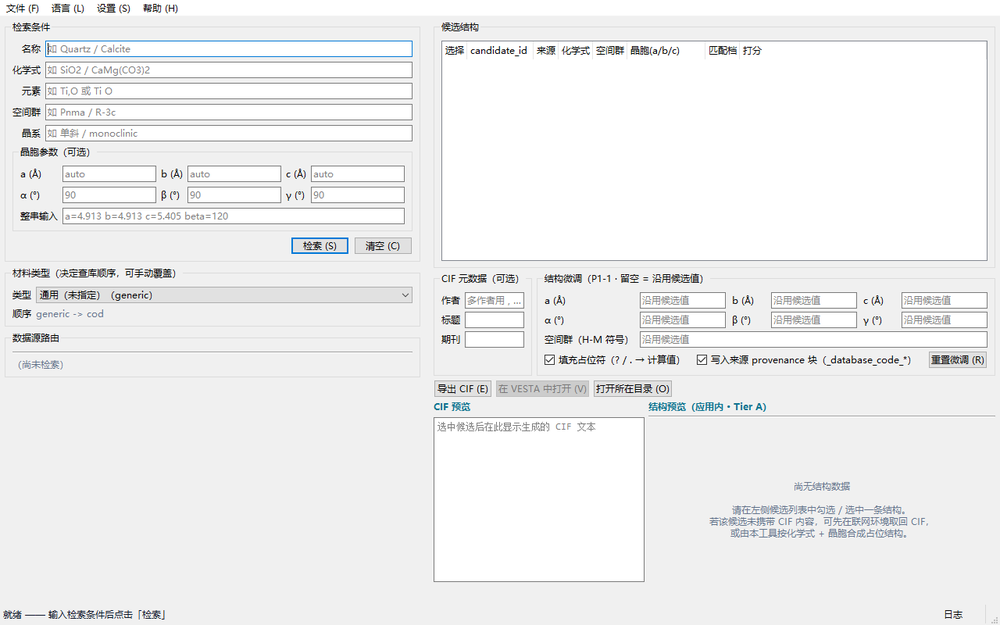
#> input picture tools/shots/cifcalc/01_main_empty.png, 1000 x 625 px, shrunk from 1280 x 800 before the run
$ python -i manual_lib.py   (imports and definitions only)
#> lines starting #> are read from the running program, lines starting #| are printed output that depends on the picture
# -*- coding: utf-8 -*-
"""PolyXRD 家族手册生成共享库（reportlab，A4，微软雅黑）。

每个手册脚本定义 CONTENT = {title, subtitle, version, date, footer, chapters}
并调用 build(CONTENT, OUT_PDF, IMG_DIR, LOGO_PNG)。

章节结构（list）::
    ("h1", "第 1 章　xxx")
    ("h2", "1.1 xxx")
    ("h3", "xxx")
    ("p", "正文……支持 <b> <i> <code> <sub> <br/>")
    ("table", [[表头...], [行...], ...], [列宽比例...])   # 列宽比例可选
    ("tip", "提示框")
    ("warn", "注意框")
    ("shot", "文件名.png", "图 X-Y　说明")
    ("pagebreak",)
    ("toc", ["第 1 章　xxx", ...])
    ("contact",)   # 末尾联系与许可块（自动生成）
"""
import os
import tempfile
from pathlib import Path

from PIL import Image as PILImage
from PIL import ImageChops

from reportlab.lib import colors
from reportlab.lib.pagesizes import A4
from reportlab.lib.units import cm
from reportlab.lib.styles import ParagraphStyle
from reportlab.lib.enums import TA_CENTER, TA_LEFT
from reportlab.platypus import (
    BaseDocTemplate, PageTemplate, Frame, Paragraph, Spacer,
    Image, Table, TableStyle, PageBreak,
)
from reportlab.pdfbase import pdfmetrics
from reportlab.pdfbase.ttfonts import TTFont

# [3 lines not run here, left out]

# [1 line that did not run here, left out]


def _styles():
    base = ParagraphStyle(
        "base", fontName="YaHei", fontSize=10.5, leading=16,
        textColor=colors.HexColor("#222222"), alignment=TA_LEFT, spaceAfter=6,
    )
    return {
        "title": ParagraphStyle("title", parent=base, fontName="YaHeiBold", fontSize=26,
                                leading=34, alignment=TA_CENTER, spaceAfter=14,
                                textColor=_ACCENT),
        "subtitle": ParagraphStyle("subtitle", parent=base, fontSize=13, leading=20,
                                   alignment=TA_CENTER, textColor=colors.HexColor("#555555"),
                                   spaceAfter=24),
        "h1": ParagraphStyle("h1", parent=base, fontName="YaHeiBold", fontSize=18,
                             leading=26, textColor=_ACCENT, spaceBefore=22, spaceAfter=10),
        "h2": ParagraphStyle("h2", parent=base, fontName="YaHeiBold", fontSize=14,
                             leading=22, textColor=colors.HexColor("#2a6db5"),
                             spaceBefore=16, spaceAfter=8),
        "h3": ParagraphStyle("h3", parent=base, fontName="YaHeiBold", fontSize=11.5,
                             leading=18, textColor=colors.HexColor("#333333"),
                             spaceBefore=12, spaceAfter=6),
        "body": ParagraphStyle("body", parent=base, alignment=TA_LEFT, spaceAfter=6),
        "caption": ParagraphStyle("caption", parent=base, fontSize=9, leading=13,
                                  textColor=colors.HexColor("#666666"),
                                  alignment=TA_CENTER, spaceAfter=14),
        "tip": ParagraphStyle("tip", parent=base, fontSize=9.5, leading=14,
                              textColor=colors.HexColor("#1a4f8b"),
                              leftIndent=8, rightIndent=8, spaceBefore=6, spaceAfter=8),
        "warn": ParagraphStyle("warn", parent=base, fontSize=9.5, leading=14,
                               textColor=colors.HexColor("#a04000"),
                               leftIndent=8, rightIndent=8, spaceBefore=6, spaceAfter=8),
        "toc": ParagraphStyle("toc", parent=base, fontSize=11, leading=19,
                              leftIndent=12, spaceAfter=2),
        "toc1": ParagraphStyle("toc1", parent=base, fontName="YaHeiBold", fontSize=12,
                               leading=21, spaceAfter=2),
        "cellh": ParagraphStyle("cellh", parent=base, fontName="YaHeiBold", fontSize=9,
                                leading=13, textColor=colors.white, spaceAfter=0),
        "cell": ParagraphStyle("cell", parent=base, fontSize=9, leading=13, spaceAfter=0),
    }


# [1 line that did not run here, left out]


def P(text, style="body"):
    return Paragraph(text.replace("\n", "<br/>"), S[style])


# [42 lines left out: functions _callout, make_table, not called in this run]


def _trim_uniform_border(path):
    """裁掉截图四周与角点同色的空带，返回 (裁剪后路径或 None, (宽, 高))。

    Qt 对话框常有成片的空白背景（实测快速精修向导顶部有 93 px 纯色带），
    原样上图会把 16 cm 宽撑到 20 cm 高上限、独占一整页。只在「裁完仍保留
    ≥55% 宽、≥35% 高」时才采用，避免把正常留边裁狠了。
    """
#> called with path = 'shots/cifcalc/01_main_empty.png'
    try:
        with PILImage.open(path) as im0:
#> im0 is the input picture: PIL image 1000x625 RGB; mean R, G, B 239.1, 239.4, 239.7
            im = im0.convert("RGB")
        w, h = im.size
#> w = 1000; h = 625
        bg = im.getpixel((0, 0))
#> bg = (255, 255, 255)
        diff = ImageChops.difference(im, PILImage.new("RGB", im.size, bg)).convert("L")
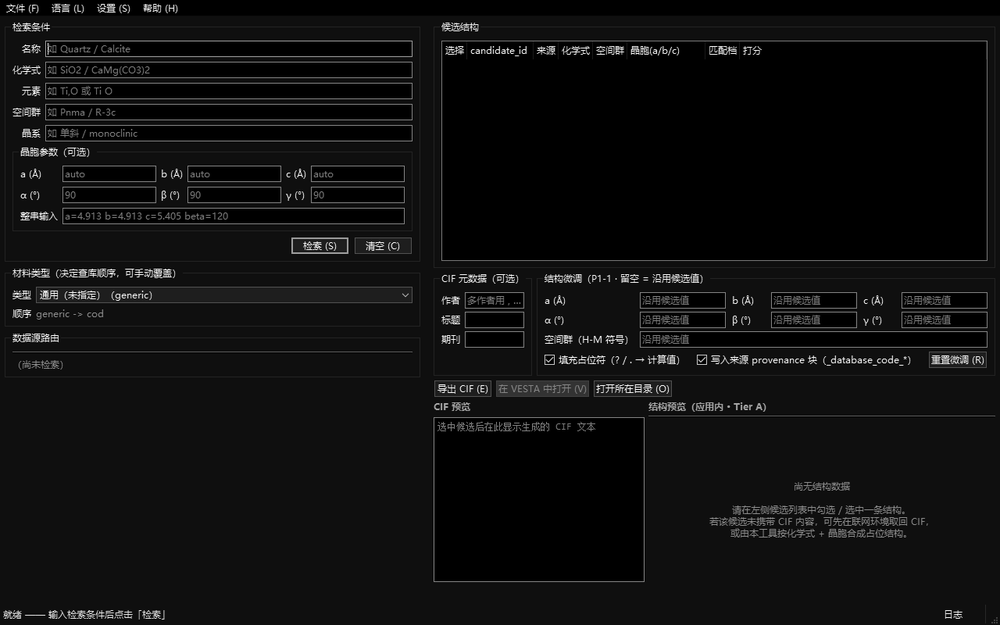
#> diff: PIL image 1000x625 L; min 0, max 255, mean 15.6
        bbox = diff.point(lambda v: 255 if v > 6 else 0).getbbox()
#> bbox = (0, 3, 1000, 625)
        if not bbox:
            return None, (w, h)
        pad = 4
        left, top, right, bottom = (
            max(0, bbox[0] - pad), max(0, bbox[1] - pad),
            min(w, bbox[2] + pad), min(h, bbox[3] + pad),
        )
#> left = 0; top = 0; right = 1000; bottom = 625
        if (right - left) < 0.55 * w or (bottom - top) < 0.35 * h:
            return None, (w, h)
        if (left, top, right, bottom) == (0, 0, w, h):
            return None, (w, h)
        out = Path(tempfile.gettempdir()) / f"_manual_trim_{abs(hash(path)) % 10**8}.png"
        im.crop((left, top, right, bottom)).save(out)
        return out, (right - left, bottom - top)
    except Exception:
        try:
            with PILImage.open(path) as im0:
                return None, im0.size
        except Exception:
            return None, None


# [20 lines that did not run here, left out]


def _contact_block(app_name):
    return (
        "<b>联系与许可</b><br/>"
        f"{app_name} 采用学术 / 商业双许可：学术研究与教学可免费使用"
        "（保留版权与许可声明）；商业用途需在使用前联系版权持有人取得书面商业授权。"
        "完整条款见随附 LICENSE（英文）/ LICENSE-CN（中文）。<br/>"
        "版权所有 (c) 2026 PolyXRD Team　·　联系邮箱：sshztx@outlook.com"
    )


def build(content, out_pdf, img_dir, logo=None):
    """按 CONTENT 结构生成 PDF。"""
    story = []
    fig_no = 0

    # ---- 封面 ----
    story.append(Spacer(1, 2.2 * cm))
    if logo and os.path.exists(logo):
        story.append(Image(logo, width=3.6 * cm, height=3.6 * cm))
        story.append(Spacer(1, 0.6 * cm))
    story.append(P(content["title"], "title"))
    story.append(P(content["subtitle"], "subtitle"))
    story.append(P(f"版本 v{content['version']}　|　{content['date']}", "subtitle"))
    story.append(Spacer(1, 1.2 * cm))
    story.append(_callout(content.get("cover_note", "本手册基于当前最新版本撰写，截图取自实际运行界面。"),
                          "#eef5fd", "#2a6db5", "tip"))
    story.append(PageBreak())

    # ---- 目录 ----
    story.append(P("目录", "h1"))
    for item in content["toc"]:
        story.append(P(item, "toc1"))
    story.append(PageBreak())

    # ---- 正文 ----
    for item in content["chapters"]:
        kind = item[0]
        if kind == "h1":
            story.append(P(item[1], "h1"))
        elif kind == "h2":
            story.append(P(item[1], "h2"))
        elif kind == "h3":
            story.append(P(item[1], "h3"))
        elif kind == "p":
            story.append(P(item[1], "body"))
        elif kind == "table":
            story.append(make_table(item[1], item[2] if len(item) > 2 else None))
            story.append(Spacer(1, 0.3 * cm))
        elif kind == "tip":
            story.append(_callout(item[1], "#eef5fd", "#2a6db5", "tip"))
        elif kind == "warn":
            story.append(_callout(item[1], "#fdf3ee", "#d35400", "warn"))
        elif kind == "shot":
            fig_no += 1
            _shot(story, img_dir, item[1], item[2])
        elif kind == "pagebreak":
            story.append(PageBreak())
        elif kind == "contact":
            story.append(Spacer(1, 0.8 * cm))
            story.append(P(_contact_block(content["app_name"]), "body"))
        elif kind == "end":
            story.append(Spacer(1, 0.8 * cm))
            story.append(P(f"— 手册结束 · {content['app_name']} v{content['version']} —", "caption"))

    def footer(canvas, doc):
        canvas.saveState()
        canvas.setFont("YaHei", 9)
        canvas.setFillColor(colors.HexColor("#888888"))
        canvas.drawRightString(A4[0] - 2 * cm, 1.2 * cm, str(doc.page))
        canvas.drawString(2 * cm, 1.2 * cm, content["footer"])
        canvas.restoreState()

    doc = BaseDocTemplate(
        out_pdf, pagesize=A4,
        leftMargin=2 * cm, rightMargin=2 * cm,
        topMargin=2 * cm, bottomMargin=2 * cm,
    )
    frame = Frame(doc.leftMargin, doc.bottomMargin + 1 * cm,
                  doc.width, doc.height - 1.2 * cm, id="normal")
    doc.addPageTemplates([PageTemplate(id="all", frames=frame, onPage=footer)])
    doc.build(story)
    print("Generated:", out_pdf)

>>> result = _trim_uniform_border('shots/cifcalc/01_main_empty.png')

$ run again, on tools/shots/cifcalc/02_main_candidates.png
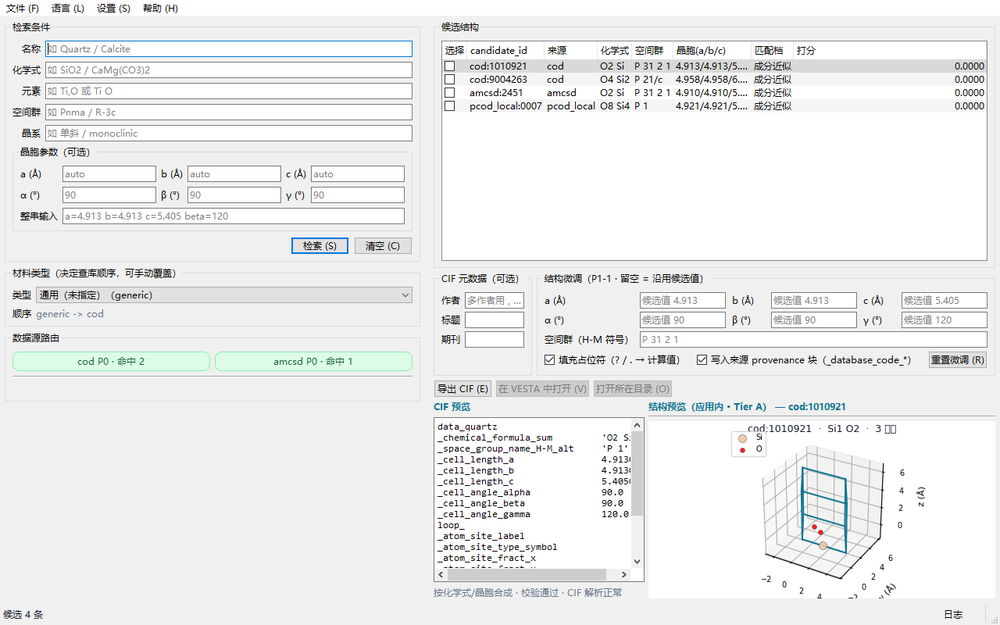
#> input picture tools/shots/cifcalc/02_main_candidates.png, 1000 x 625 px, shrunk from 1280 x 800 before the run
#> in _trim_uniform_border, im0 is the input picture: PIL image 1000x625 RGB; mean R, G, B 237, 237.8, 237.8
#> bg = (255, 255, 255)
#> in _trim_uniform_border, `diff = ImageChops.difference(im, PILImage.new("RGB", im.size, bg)).con..`:
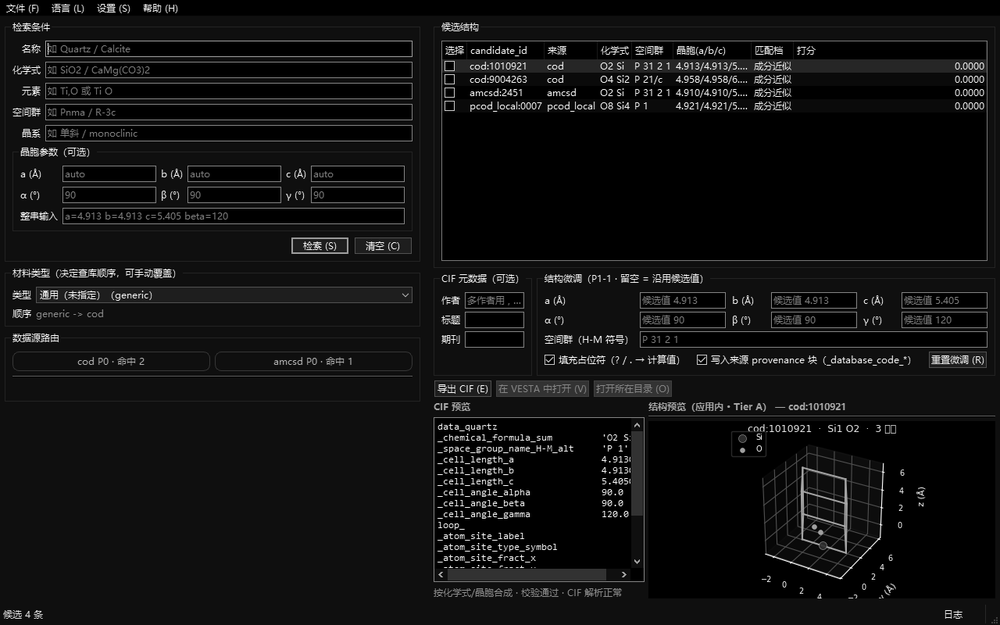
#> diff: PIL image 1000x625 L; min 0, max 255, mean 17.5
#> bbox = (0, 3, 1000, 625)
#> left = 0; right = 1000; bottom = 625

$ run again, on tools/shots/cifcalc/04_settings.png
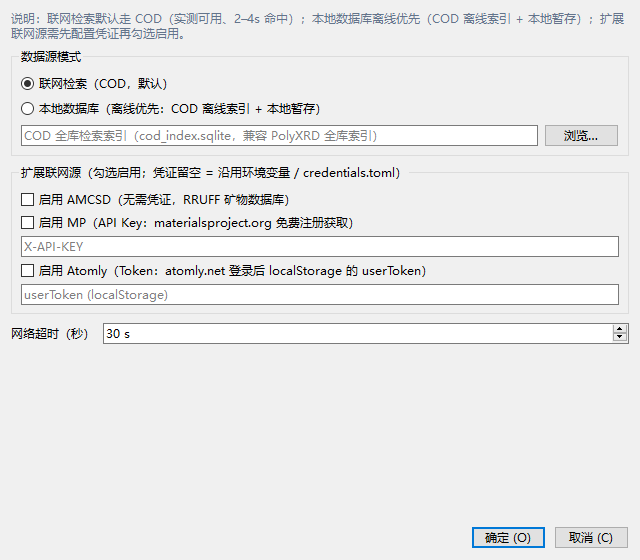
#> input picture tools/shots/cifcalc/04_settings.png, 640 x 560 px
#> in _trim_uniform_border, im0 is the input picture: PIL image 640x560 RGB; mean R, G, B 233.8, 234, 234.3
#> bg = (240, 240, 240)
#> in _trim_uniform_border, `diff = ImageChops.difference(im, PILImage.new("RGB", im.size, bg)).con..`:
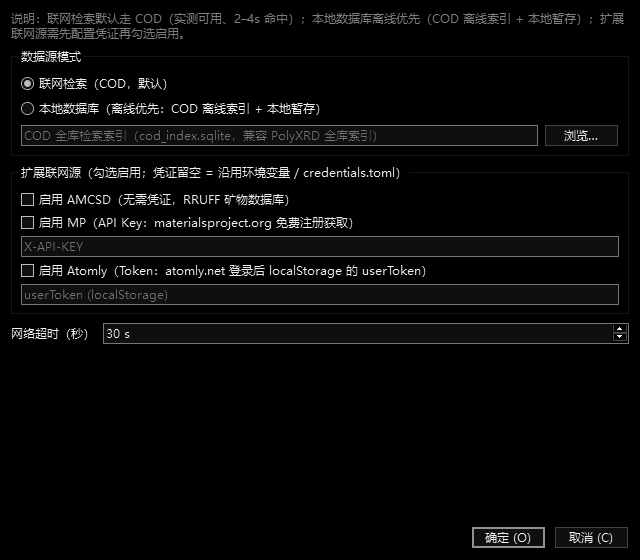
#> diff: PIL image 640x560 L; min 0, max 240, mean 9.4
#> bbox = (11, 13, 629, 548)
#> left = 7; top = 9; right = 633; bottom = 552
#> in _trim_uniform_border, `im.crop((left, top, right, bottom)).save(out)`:
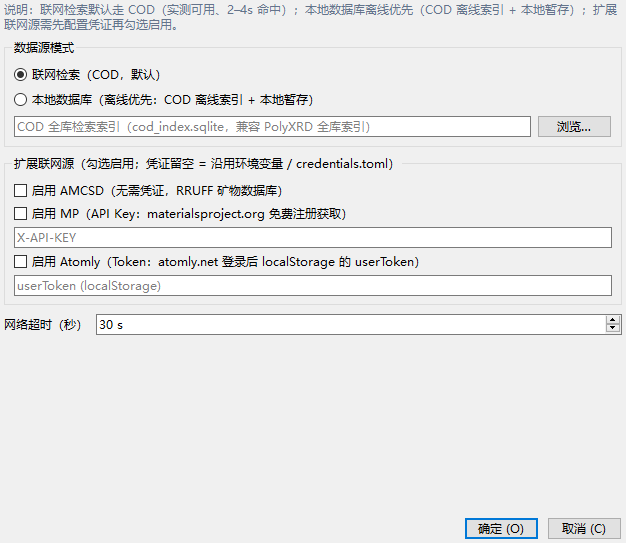
#> saved as _manual_trim_33535961.png: PIL image 626x543 RGB; mean R, G, B 233.5, 233.7, 234
